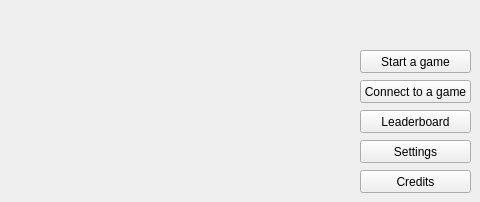
     <widget class="QWidget" name="Kinojecture">
      <widget class="QPushButton" name="start_button">
       <property name="geometry">
        <rect>
         <x>360</x>
         <y>50</y>
         <width>111</width>
         <height>23</height>
        </rect>
       </property>
       <property name="text">
        <string>Start a game</string>
       </property>
      </widget>
      <widget class="QPushButton" name="connect_button">
       <property name="geometry">
        <rect>
         <x>360</x>
         <y>80</y>
         <width>111</width>
         <height>23</height>
        </rect>
       </property>
       <property name="text">
        <string>Connect to a game</string>
       </property>
      </widget>
      <widget class="QPushButton" name="leaderboard_button">
       <property name="geometry">
        <rect>
         <x>360</x>
         <y>110</y>
         <width>111</width>
         <height>23</height>
        </rect>
       </property>
       <property name="text">
        <string>Leaderboard</string>
       </property>
      </widget>
      <widget class="QPushButton" name="settings_button">
       <property name="geometry">
        <rect>
         <x>360</x>
         <y>140</y>
         <width>111</width>
         <height>23</height>
        </rect>
       </property>
       <property name="text">
        <string>Settings</string>
       </property>
      </widget>
      <widget class="QPushButton" name="credits_button">
       <property name="geometry">
        <rect>
         <x>360</x>
         <y>170</y>
         <width>111</width>
         <height>23</height>
        </rect>
       </property>
       <property name="text">
        <string>Credits</string>
       </property>
      </widget>
     </widget>
